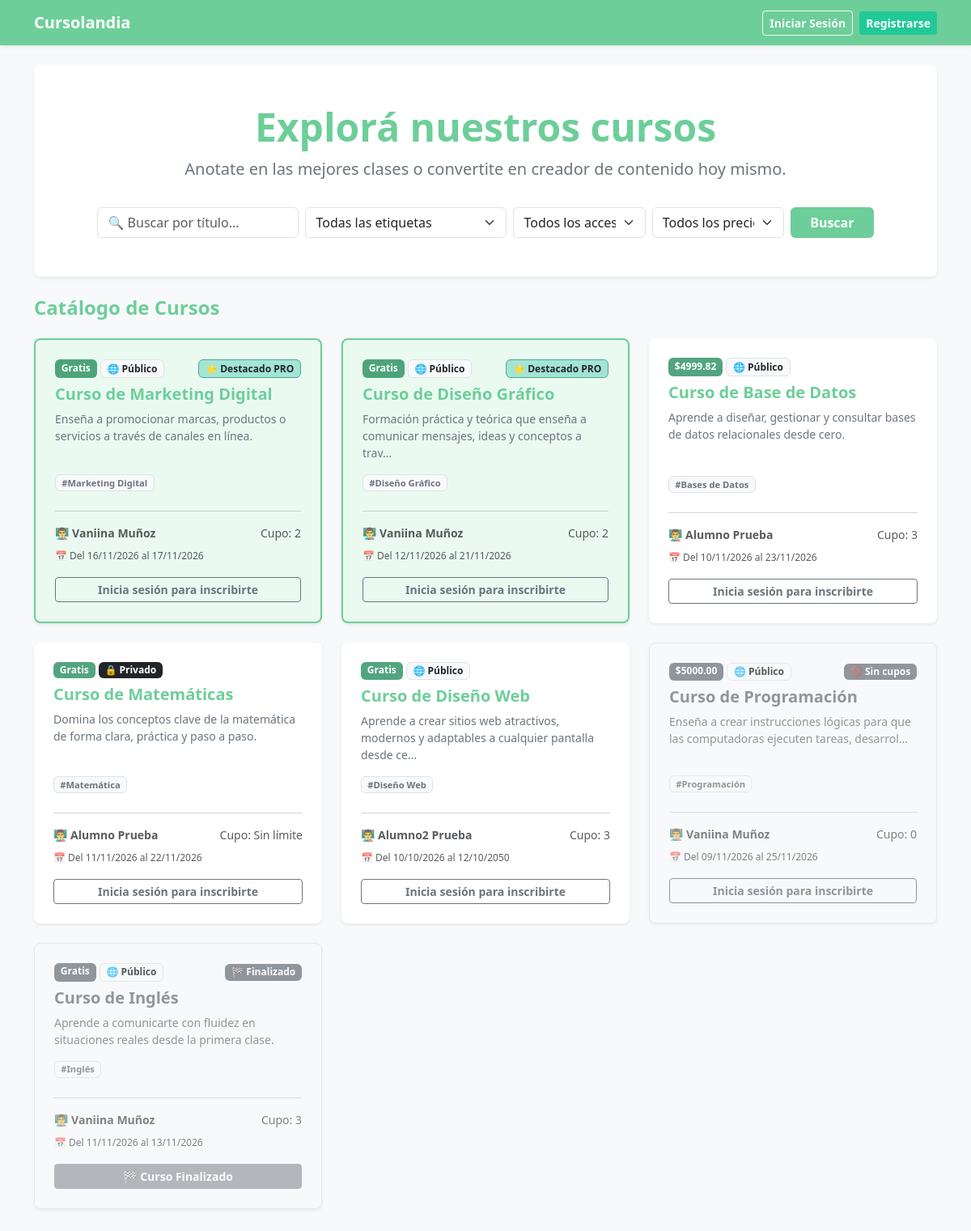
The page / on the database its author committed.
### tables this page shows
CREATE TABLE `cursos` (
  `id_curso` int(11) NOT NULL,
  `id_creador` int(11) NOT NULL,
  `titulo` varchar(150) NOT NULL,
  `descripcion` text NOT NULL,
  `costo` decimal(10,2) DEFAULT NULL,
  `cupo` int(11) DEFAULT NULL,
  `fecha_inicio` date NOT NULL,
  `fecha_fin` date NOT NULL,
  `activo` tinyint(1) DEFAULT 1,
  `es_privado` tinyint(1) NOT NULL DEFAULT 0
);

CREATE TABLE `usuarios` (
  `id_usuario` int(11) NOT NULL,
  `nombre` varchar(50) NOT NULL,
  `apellido` varchar(50) NOT NULL,
  `email` varchar(100) NOT NULL,
  `contrasena` varchar(255) NOT NULL,
  `antecedentes` text DEFAULT NULL,
  `imagen_perfil` varchar(255) DEFAULT 'default.png',
  `es_admin` tinyint(1) DEFAULT 0,
  `plan_pro` tinyint(1) DEFAULT 0,
  `vencimiento_pro` date DEFAULT NULL
);

### Backend/Controllers/CursoController.php (called while the page is built, shortened)
<?php
require_once __DIR__ . '/../Models/CursoModel.php';
class CursoController {
    private $cursoModel;
    public function __construct($conexion) {
        $this->cursoModel = new CursoModel($conexion);
    }
    public function index() {
        $id_usuario = isset($_SESSION['id_usuario']) ? (int)$_SESSION['id_usuario'] : 0;
        $busqueda = isset($_GET['buscar']) ? trim($_GET['buscar']) : '';
        $etiqueta_filtro = isset($_GET['etiqueta']) ? (int)$_GET['etiqueta'] : 0;
        $acceso_filtro = isset($_GET['acceso']) ? trim($_GET['acceso']) : '';
        $precio_filtro = isset($_GET['precio']) ? trim($_GET['precio']) : '';
        $resultado_cursos = $this->cursoModel->obtenerCursosActivos($id_usuario, $busqueda, $etiqueta_filtro, $acceso_filtro, $precio_filtro);
        $inscripciones = [];
        require_once __DIR__ . '/../../Frontend/views/home.php';
    }
}

### Backend/Models/CursoModel.php (called while the page is built, shortened)
<?php
class CursoModel {
    private $conexion;
    public function __construct($conexion) {
        $this->conexion = $conexion;
    }
    public function obtenerCursosActivos($id_usuario = 0, $busqueda = '', $id_etiqueta = 0, $acceso = '', $precio = '') {
        $hoy = date('Y-m-d');
        $sql = "SELECT c.*, u.nombre, u.apellido,
                       (u.plan_pro = 1 AND (u.vencimiento_pro IS NULL OR u.vencimiento_pro >= ?)) AS pro_vigente,
                       GROUP_CONCAT(DISTINCT e.nombre ORDER BY e.nombre SEPARATOR ', ') AS lista_etiquetas,
                       COUNT(DISTINCT ui.id_interes) AS coincidencias_interes
                FROM Cursos c
                JOIN Usuarios u ON c.id_creador = u.id_usuario
                LEFT JOIN Inscripciones i_user ON c.id_curso = i_user.id_curso AND i_user.id_usuario = ?
                LEFT JOIN curso_etiqueta ce ON c.id_curso = ce.id_curso
                LEFT JOIN etiquetas e ON ce.id_etiqueta = e.id_etiqueta
                LEFT JOIN intereses i ON LOWER(TRIM(e.nombre)) = LOWER(TRIM(i.nombre))
                LEFT JOIN usuario_interes ui ON i.id_interes = ui.id_interes AND ui.id_usuario = ?
                WHERE c.activo = 1";
        $tipos = "sii";
        $params = [$hoy, $id_usuario, $id_usuario];
        $sql .= " GROUP BY c.id_curso
                  ORDER BY (MIN(c.fecha_fin) < ?) ASC,
                           (MAX(CASE WHEN i_user.estado IN ('Aceptado', 'Pendiente') THEN 1 ELSE 0 END) = 1) ASC,
                           (MIN(c.cupo) IS NOT NULL AND MIN(c.cupo) <= 0) ASC,
                           (MIN(c.fecha_inicio) > ?) ASC,
                           pro_vigente DESC,
                           coincidencias_interes DESC,
                           c.id_curso DESC";
        $tipos .= "ss";
        $params[] = $hoy;
        $params[] = $hoy;
        $stmt = $this->conexion->prepare($sql);
        $stmt->bind_param($tipos, ...$params);
        $stmt->execute();
        $resultado = $stmt->get_result();
        return $resultado;
    }
}

### Frontend/Views/home.php (the view, shortened to what this page needs)
<?php
require_once __DIR__ . '/layouts/header.php';
require_once __DIR__ . '/layouts/navbar.php';
$busqueda_actual = $_GET['buscar'] ?? '';
$etiqueta_actual = isset($_GET['etiqueta']) ? (int)$_GET['etiqueta'] : 0;
$acceso_actual = $_GET['acceso'] ?? '';
$precio_actual = $_GET['precio'] ?? '';
$hay_filtros = ($busqueda_actual !== '' || $etiqueta_actual > 0 || $acceso_actual !== '' || $precio_actual !== '');
$hoy = date('Y-m-d');
?>
<div class="container mb-4">
    <div class="p-5 text-center bg-white rounded-3 shadow-sm card-compacta border-0">
        <h1 class="display-5 fw-bold text-primario">Explorá nuestros cursos</h1>
        <p class="lead text-secondary mb-4">Anotate en las mejores clases o convertite en creador de contenido hoy mismo.</p>
        <form action="index.php" method="GET" class="row g-2 justify-content-center mt-2">
            <div class="col-md-3">
                <input type="text" name="buscar" class="form-control" placeholder="🔍 Buscar por título..." value="<?php echo htmlspecialchars($busqueda_actual); ?>">
            </div>
            <div class="col-md-3">
                <select name="etiqueta" class="form-select">
                    <option value="0">Todas las etiquetas</option>
                </select>
            </div>
            <div class="col-md-2">
                <select name="acceso" class="form-select">
                    <option value="">Todos los accesos</option>
                </select>
            </div>
            <div class="col-md-2">
                <select name="precio" class="form-select">
                    <option value="">Todos los precios</option>
                </select>
            </div>
            <div class="col-md-auto d-flex gap-2">
                <button type="submit" class="btn btn-primario fw-bold px-4">Buscar</button>
            </div>
        </form>
    </div>
</div>
<div class="container mb-5">
    <div class="d-flex justify-content-between align-items-center mb-4">
        <h4 class="text-primario fw-bold mb-0">
            <?php echo $hay_filtros ? 'Resultados de búsqueda' : 'Catálogo de Cursos'; ?>
        </h4>
    </div>
    <div class="row row-cols-1 row-cols-md-3 g-4">
        <?php if (isset($resultado_cursos) && $resultado_cursos && $resultado_cursos->num_rows > 0): ?>
            <?php while ($curso = $resultado_cursos->fetch_assoc()): ?>
                <?php
                    $es_pro = ((int)($curso['pro_vigente'] ?? 0) === 1);
                    $es_privado = ((int)($curso['es_privado'] ?? 0) === 1);
                    $es_pago = ($curso['costo'] !== null && (float)$curso['costo'] > 0);
                    $estado_inscripcion = $inscripciones[(int)$curso['id_curso']] ?? null;
                    $finalizado = ($curso['fecha_fin'] < $hoy);
                    $ya_inscripto = ($estado_inscripcion === 'Aceptado' || $estado_inscripcion === 'Pendiente');
                    $sin_cupo = (!$finalizado && !$ya_inscripto && $curso['cupo'] !== null && (int)$curso['cupo'] <= 0);
                    $no_iniciado = (!$finalizado && $curso['fecha_inicio'] > $hoy);
                    $deshabilitado_visual = ($finalizado || $sin_cupo);
                    if ($deshabilitado_visual) {
                        $card_clases = 'bg-light text-muted opacity-75 border';
                        $card_estilo = 'background-color: #f1f3f5;';
                    } elseif ($ya_inscripto) {
                        $card_clases = 'border';
                        $card_estilo = 'background-color: #f8f9fa; border-color: #ced4da !important;';
                    } elseif ($es_pro) {
                        $card_clases = '';
                        $card_estilo = 'background-color: #eafaf1; border: 2px solid #6dce99;';
                    } else {
                        $card_clases = 'border-0';
                        $card_estilo = '';
                    }
                ?>
                <div class="col">
                    <div class="card h-100 card-compacta shadow-sm <?php echo $card_clases; ?>" style="<?php echo $card_estilo; ?>">
                        <div class="card-body d-flex flex-column">
                            <div class="mb-2 d-flex flex-wrap justify-content-between align-items-center gap-1">
                                <div class="d-flex flex-wrap gap-1">
                                    <span class="badge <?php echo $deshabilitado_visual ? 'bg-secondary' : 'bg-success bg-opacity-75'; ?>">
                                        <?php echo $es_pago ? '$' . $curso['costo'] : 'Gratis'; ?>
                                    </span>
                                    <?php if ($es_privado): ?>
                                        <span class="badge <?php echo $deshabilitado_visual ? 'bg-secondary' : 'bg-dark'; ?>">🔒 Privado</span>
                                    <?php else: ?>
                                        <span class="badge bg-light text-dark border">🌐 Público</span>
                                    <?php endif; ?>
                                </div>
                                <div class="d-flex flex-wrap gap-1">
                                    <?php if ($finalizado): ?>
                                        <span class="badge bg-secondary">🏁 Finalizado</span>
                                    <?php elseif ($sin_cupo): ?>
                                        <span class="badge bg-secondary">🚫 Sin cupos</span>
                                    <?php elseif ($ya_inscripto): ?>
                                        <span class="badge bg-info text-dark">
                                            <?php echo ($estado_inscripcion === 'Aceptado') ? '✅ Cursando' : '⏳ Pendiente'; ?>
                                        </span>
                                    <?php elseif ($no_iniciado): ?>
                                        <span class="badge bg-warning text-dark">
                                            📅 Inicia <?php echo date('d/m/Y', strtotime($curso['fecha_inicio'])); ?>
                                        </span>
                                    <?php else: ?>
                                        <?php if ($es_pro): ?>
                                            <span class="badge text-dark fw-bold" style="background-color: #a3e4d7; border: 1px solid #50a886;">
                                                ⭐ Destacado PRO
                                            </span>
                                        <?php endif; ?>
                                    <?php endif; ?>
                                </div>
                            </div>
                            <h5 class="card-title <?php echo $deshabilitado_visual ? 'text-secondary' : 'text-primario'; ?> fw-bold">
                                <?php echo htmlspecialchars($curso['titulo']); ?>
                            </h5>
                            <p class="card-text text-secondary small flex-grow-1">
                                <?php
                                    $desc = htmlspecialchars($curso['descripcion']);
                                    echo (strlen($desc) > 90) ? substr($desc, 0, 90) . '...' : $desc;
                                ?>
                            </p>
                            <?php if (!empty($curso['lista_etiquetas'])): ?>
                                <div class="mb-2 d-flex flex-wrap gap-1">
                                    <?php foreach (explode(', ', $curso['lista_etiquetas']) as $tag): ?>
                                        <span class="badge bg-light text-secondary border" style="font-size: 0.7rem;">
                                            #<?php echo htmlspecialchars($tag); ?>
                                        </span>
                                    <?php endforeach; ?>
                                </div>
                            <?php endif; ?>
                            <hr class="text-muted opacity-25">
                            <div class="d-flex justify-content-between align-items-center mb-1">
                                <small class="text-muted fw-semibold">
                                    👨‍🏫 <?php echo htmlspecialchars($curso['nombre'] . ' ' . $curso['apellido']); ?>
                                </small>
                                <small class="text-muted">
                                    Cupo: <?php echo ($curso['cupo'] !== null) ? $curso['cupo'] : 'Sin límite'; ?>
                                </small>
                            </div>
                            <div class="mb-3">
                                <small class="text-muted" style="font-size: 0.75rem;">
                                    📅 Del <?php echo date('d/m/Y', strtotime($curso['fecha_inicio'])); ?> al <?php echo date('d/m/Y', strtotime($curso['fecha_fin'])); ?>
                                </small>
                            </div>
                            <div class="mt-auto">
                                <?php if (!isset($_SESSION['id_usuario'])): ?>
                                    <?php if ($finalizado): ?>
                                        <button class="btn btn-secondary w-100 btn-sm fw-bold" disabled>🏁 Curso Finalizado</button>
                                    <?php else: ?>
                                        <a href="index.php?accion=login" class="btn btn-outline-secondary w-100 btn-sm fw-bold">Inicia sesión para inscribirte</a>
                                    <?php endif; ?>
                                <?php elseif ($_SESSION['es_admin'] == 1): ?>
                                    <button class="btn btn-secondary w-100 btn-sm fw-bold" disabled>Modo Admin</button>
                                <?php elseif ($_SESSION['id_usuario'] == $curso['id_creador']): ?>
                                    <button class="btn btn-light text-muted w-100 btn-sm fw-bold border" disabled>Sos el creador</button>
                                <?php elseif ($estado_inscripcion === 'Aceptado'): ?>
                                    <a href="index.php?accion=curso_interno&id=<?php echo $curso['id_curso']; ?>" class="btn <?php echo $finalizado ? 'btn-outline-secondary' : 'btn-outline-success'; ?> w-100 btn-sm fw-bold">Ir al Aula →</a>
                                <?php elseif ($finalizado): ?>
                                    <button class="btn btn-secondary w-100 btn-sm fw-bold" disabled>🏁 Curso Finalizado</button>
                                <?php elseif ($estado_inscripcion === 'Pendiente'): ?>
                                    <button class="btn btn-warning text-dark w-100 btn-sm fw-bold" disabled>⏳ Solicitud pendiente</button>
                                <?php elseif ($estado_inscripcion === 'Rechazado'): ?>
                                    <button class="btn btn-outline-danger w-100 btn-sm fw-bold" disabled>❌ Solicitud rechazada</button>
                                <?php elseif ($sin_cupo): ?>
                                    <button class="btn btn-secondary w-100 btn-sm fw-bold" disabled>Cupo Lleno</button>
                                <?php elseif ($no_iniciado): ?>
                                    <button class="btn btn-outline-secondary w-100 btn-sm fw-bold" disabled>⏳ Inicia el <?php echo date('d/m/Y', strtotime($curso['fecha_inicio'])); ?></button>
                                <?php elseif (!empty($limite_inscripciones)): ?>
                                    <a href="index.php?accion=solicitar_pro" class="btn btn-outline-warning text-dark w-100 btn-sm fw-bold" title="Alcanzaste el máximo de 3 cursos activos del plan gratuito">⭐ Límite 3 cursos (Pasate a PRO)</a>
                                <?php endif; ?>
                            </div>
                        </div>
                    </div>
                </div>
            <?php endwhile; ?>
        <?php endif; ?>
    </div>
</div>
<?php require_once __DIR__ . '/layouts/footer.php'; ?>

### rows shown on the page
cursos: shows "Gratis", es_privado "🌐 Público", shows "⭐ Destacado PRO", titulo "Curso de Marketing Digital", descripcion "Enseña a promocionar marcas, productos o servicios a través de canales en línea.", tag "Marketing Digital", id_creador.apellido "Vaniina Muñoz", cupo "2", fecha_inicio "16/11/2026", fecha_fin "17/11/2026", shows "Inicia sesión para inscribirte"
cursos: shows "Gratis", es_privado "🌐 Público", shows "⭐ Destacado PRO", titulo "Curso de Diseño Gráfico", descripcion "Formación práctica y teórica que enseña a comunicar mensajes, ideas y conceptos a trav", tag "Diseño Gráfico", id_creador.apellido "Vaniina Muñoz", cupo "2", fecha_inicio "12/11/2026", fecha_fin "21/11/2026", shows "Inicia sesión para inscribirte"
cursos: costo "4999.82", es_privado "🌐 Público", titulo "Curso de Base de Datos", descripcion "Aprende a diseñar, gestionar y consultar bases de datos relacionales desde cero.", tag "Bases de Datos", id_creador.apellido "Alumno Prueba", cupo "3", fecha_inicio "10/11/2026", fecha_fin "23/11/2026", shows "Inicia sesión para inscribirte"
cursos: shows "Gratis", es_privado "🔒 Privado", titulo "Curso de Matemáticas", descripcion "Domina los conceptos clave de la matemática de forma clara, práctica y paso a paso.", tag "Matemática", id_creador.apellido "Alumno Prueba", shows "Sin límite", fecha_inicio "11/11/2026", fecha_fin "22/11/2026", shows "Inicia sesión para inscribirte"
cursos: shows "Gratis", es_privado "🌐 Público", titulo "Curso de Diseño Web", descripcion "Aprende a crear sitios web atractivos, modernos y adaptables a cualquier pantalla desde ce", tag "Diseño Web", id_creador.apellido "Alumno2 Prueba", cupo "3", fecha_inicio "10/10/2026", fecha_fin "12/10/2050", shows "Inicia sesión para inscribirte"
cursos: costo "5000.00", es_privado "🌐 Público", shows "🚫 Sin cupos", titulo "Curso de Programación", descripcion "Enseña a crear instrucciones lógicas para que las computadoras ejecuten tareas, desarrol", tag "Programación", id_creador.apellido "Vaniina Muñoz", cupo "0", fecha_inicio "09/11/2026", fecha_fin "25/11/2026", shows "Inicia sesión para inscribirte"
cursos: shows "Gratis", es_privado "🌐 Público", shows "🏁 Finalizado", titulo "Curso de Inglés", descripcion "Aprende a comunicarte con fluidez en situaciones reales desde la primera clase.", tag "Inglés", id_creador.apellido "Vaniina Muñoz", cupo "3", fecha_inicio "11/11/2026", fecha_fin "13/11/2026", shows "🏁 Curso Finalizado"
